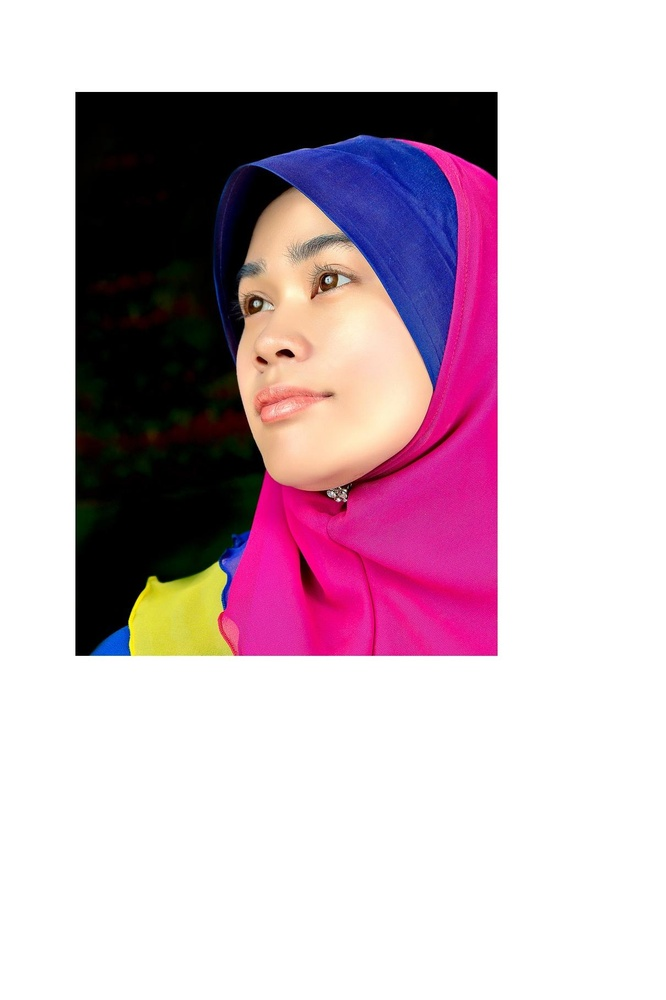
#> input picture SittingWatch/SittingWatch-main/YOLOv8/main/test.jpg, 666 x 1000 px, shrunk from 1210 x 1816 before the run
$ python -i preprocessing.py   (imports and definitions only)
#> lines starting #> are read from the running program, lines starting #| are printed output that depends on the picture
#> further down, picture is the input picture: shape (1000, 666, 3); mean B, G, R 193.3, 182.4, 203.6
import cv2
import numpy as np

# [45 lines left out: functions correct_perspective, rotate_and_scale, rotate_scale_translate, histogram_equalization, not called in this run]


def adaptive_histogram_equalization(image, clipLimit=2.0, tileGridSize=(8, 8)):
    """
    对输入图像做 CLAHE 自适应直方图均衡化：
      - 彩色图：只增强 Y 通道
      - 灰度图：直接增强

    :param image: 输入图像（BGR 或 灰度）
    :param clipLimit: 对比度限制参数 1.5–3.0
    :param tileGridSize: 每个小瓦片大小 (8,8)
    :return: 增强后的图像
    """
#> called with clipLimit = 2, tileGridSize = (8, 8)
    # 灰度图分支
    if len(image.shape) == 2:
        clahe = cv2.createCLAHE(clipLimit=clipLimit, tileGridSize=tileGridSize)
        return clahe.apply(image)

    # 彩色图分支：先转 YCrCb，只对 Y 通道做 CLAHE
    ycrcb = cv2.cvtColor(image, cv2.COLOR_BGR2YCrCb)
#> ycrcb: shape (1000, 666, 3); mean of channels 0, 1, 2 190, 137.7, 129.9
    y = ycrcb[:, :, 0]
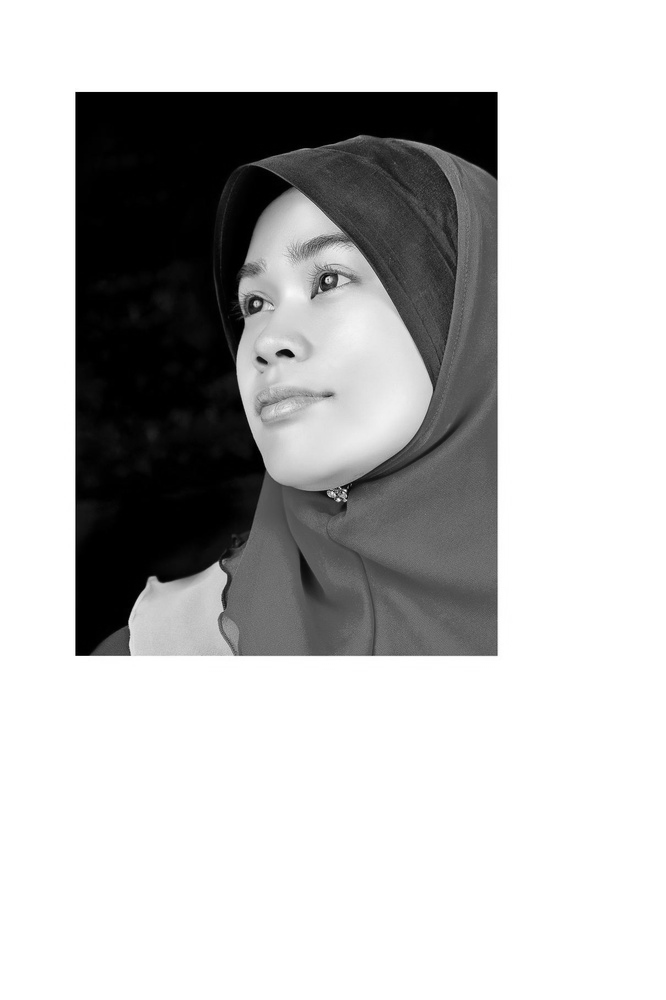
#> y: shape (1000, 666); min 0, max 255, mean 190
    clahe = cv2.createCLAHE(clipLimit=clipLimit, tileGridSize=tileGridSize)
    ycrcb[:, :, 0] = clahe.apply(y)
#> ycrcb: shape (1000, 666, 3); mean of channels 0, 1, 2 192.3, 137.7, 129.9
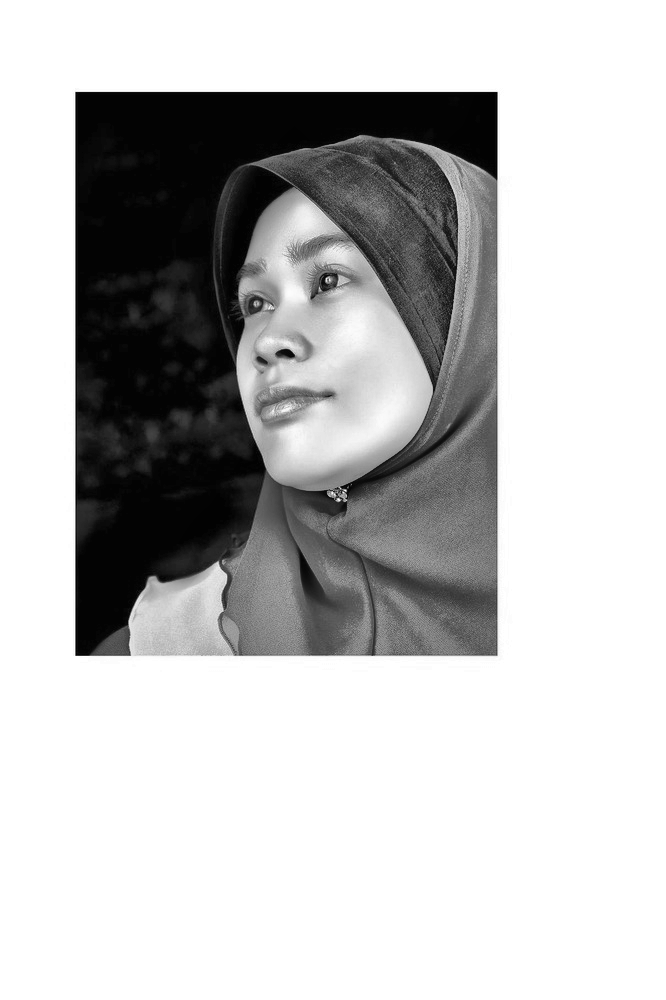
#> y: shape (1000, 666); min 2, max 255, mean 192.3
    return cv2.cvtColor(ycrcb, cv2.COLOR_YCrCb2BGR)
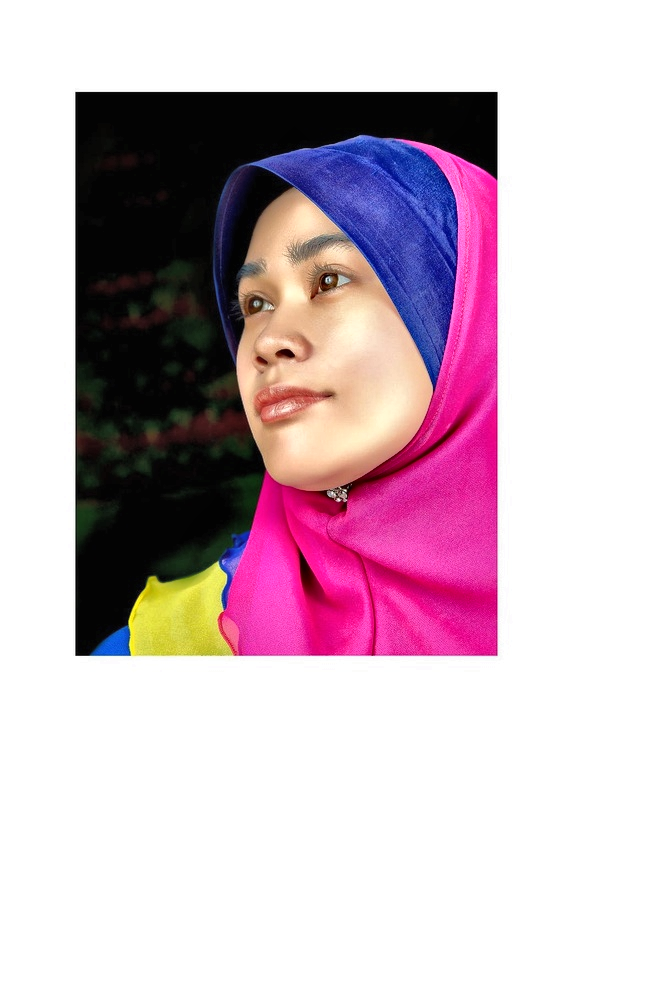
#> returned value: shape (1000, 666, 3); mean B, G, R 195.6, 184.8, 205.5


def denoise(image):
    # 去噪（使用双边滤波）
    return cv2.bilateralFilter(image, d=9, sigmaColor=75, sigmaSpace=75)

# [29 lines left out: functions sharpen, gaussian_highpass, not called in this run]

>>> import cv2
>>> picture = cv2.imread('../SittingWatch/SittingWatch-main/YOLOv8/main/test.jpg')
>>> result = adaptive_histogram_equalization(picture)
